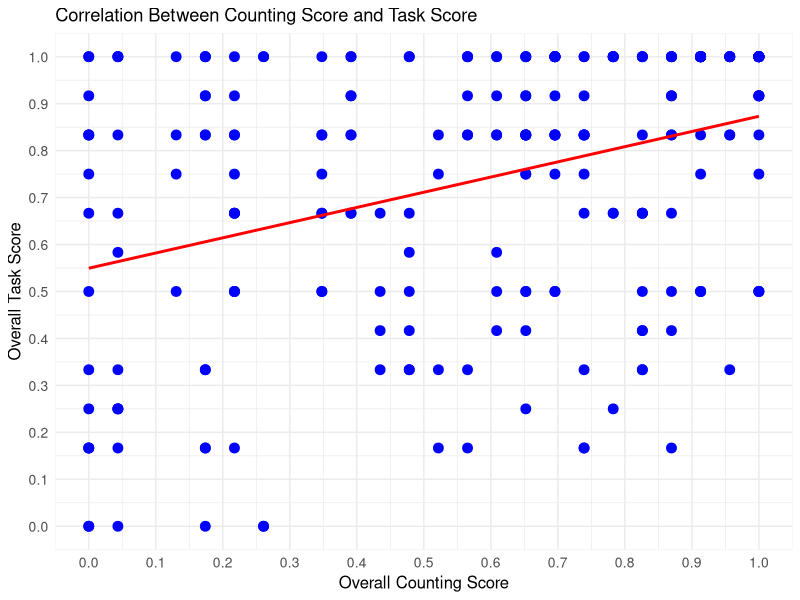
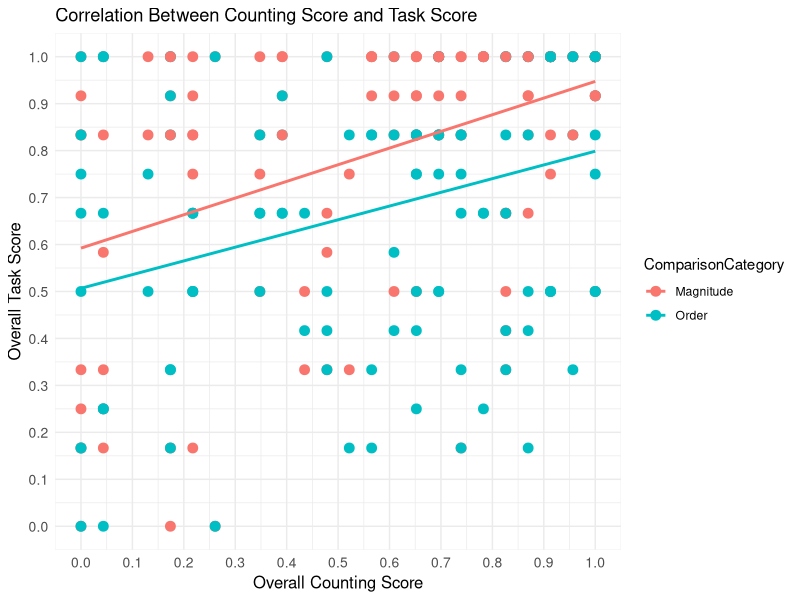
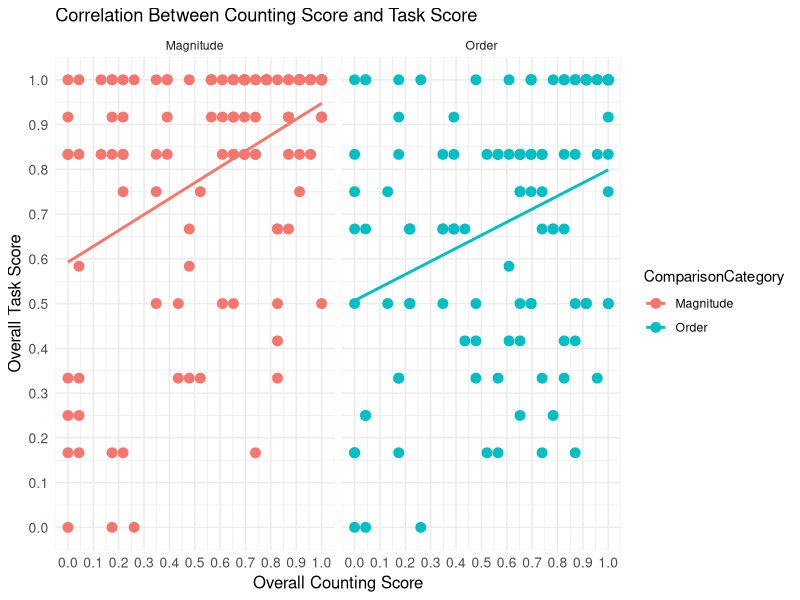
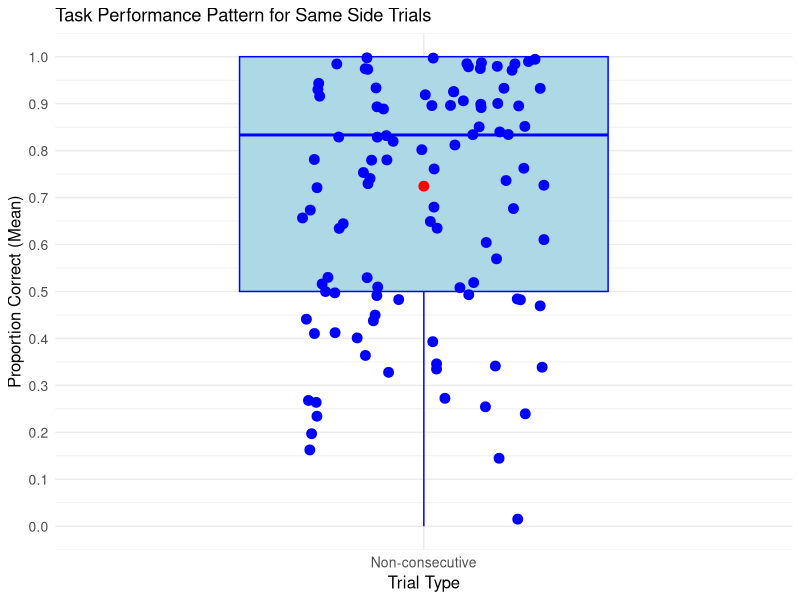

R code for these plots, in order:
## ---- chunk 1
#this is just to give you an example of the code chunk header above, which is only necessary if you're submitting an assignment with code that won't run.
#for example, you might want to do that if you've made some progress on a problem, but aren't able to fully complete it. Rather than submitting nothing, submit what you've done so far. 
## ---- chunk 2
library(tidyverse)
## ---- chunk 3
counting <- read.csv("BABSYN_counting_tidy.csv")
task_data <- read.csv("BABSYN_YNtask_tidy.csv")

## ---- chunk 4
counting_summary <- counting %>%
  filter(Include == 1) %>%  # Filter data for children with Include variable equal to 1
  group_by(SubID) %>%
  summarize(PropCorrCounting = mean(accuracy))
## ---- chunk 5

task_summary <- task_data %>%
  filter(Include == 1) %>%
  mutate(ComparisonCategory = case_when(
    grepl("Before|After", Comparison) ~ "Order",
    grepl("Smaller|Bigger", Comparison) ~ "Magnitude",
    TRUE ~ NA_character_
  )) %>%
  mutate(SideCategory = ifelse(Side == "same", "Same", "Opposite")) %>%
  mutate(TrialCategory = ifelse(grepl("consecutive", TrialType), "Consecutive", "Non-consecutive")) %>%
  group_by(SubID, ComparisonCategory, SideCategory, TrialCategory) %>%
  summarise(PropCorrYNTask = mean(Response.corr, na.rm = TRUE))




## ---- chunk 6
glimpse(task_summary)
## ---- chunk 7
combined_summary <- counting_summary %>%
  inner_join(task_summary, by = "SubID")
## ---- chunk 8
# PropCorrCounting repeats because it presents the proportion of correct responses in the counting task-- remains constant for that participant.
## ---- chunk 9
# Calculate the overall counting score
counting_summary <- counting %>%
  filter(Include == 1) %>%
  group_by(SubID) %>%
  summarize(PropCorrCounting = mean(accuracy))

# Calculate the overall task score
task_summary <- task_data %>%
  filter(Include == 1) %>%
  mutate(ComparisonCategory = case_when(
    grepl("Before|After", Comparison) ~ "Order",
    grepl("Smaller|Bigger", Comparison) ~ "Magnitude",
    TRUE ~ NA_character_
  )) %>%
  mutate(SideCategory = ifelse(Side == "same", "Same", "Opposite")) %>%
  mutate(TrialCategory = ifelse(grepl("consecutive", TrialType), "Consecutive", "Non-consecutive")) %>%
  group_by(SubID, ComparisonCategory, SideCategory, TrialCategory) %>%
  summarise(PropCorrYNTask = mean(Response.corr, na.rm = TRUE))

# Merge the datasets based on 'SubID'
merged_data <- counting_summary %>%
  inner_join(task_summary, by = "SubID")

# Create a scatter plot to explore the hypothesis
ggplot(merged_data, aes(x = PropCorrCounting, y = PropCorrYNTask)) +
  geom_point(color = "blue", size = 3) +  # Scatter plot points
  geom_smooth(method = "lm", color = "red", se = FALSE) +  # Linear regression line
  labs(
    title = "Correlation Between Counting Score and Task Score",
    x = "Overall Counting Score",
    y = "Overall Task Score"
  ) +
  scale_x_continuous(limits = c(0, 1), breaks = seq(0, 1, 0.1)) +
  scale_y_continuous(limits = c(0, 1), breaks = seq(0, 1, 0.1)) +
  theme_minimal() +
  theme(
    axis.title = element_text(size = 12),
    axis.text = element_text(size = 10),
    legend.position = "none"
  )


## ---- chunk 10
# Create a scatter plot to explore the hypothesis
ggplot(merged_data, aes(x = PropCorrCounting, y = PropCorrYNTask, color = ComparisonCategory)) +
  geom_point(size = 3) +
  geom_smooth(method = "lm", se = FALSE) +
  labs(
    title = "Correlation Between Counting Score and Task Score",
    x = "Overall Counting Score",
    y = "Overall Task Score"
  ) +
  scale_x_continuous(limits = c(0, 1), breaks = seq(0, 1, 0.1)) +
  scale_y_continuous(limits = c(0, 1), breaks = seq(0, 1, 0.1)) +
  theme_minimal() +
  theme(
    axis.title = element_text(size = 12),
    axis.text = element_text(size = 10)
  )

## ---- chunk 11
# Create separate faceted plots for Order and Magnitude tasks
ggplot(merged_data, aes(x = PropCorrCounting, y = PropCorrYNTask, color = ComparisonCategory)) +
  geom_point(size = 3) +
  geom_smooth(method = "lm", se = FALSE) +
  labs(
    title = "Correlation Between Counting Score and Task Score",
    x = "Overall Counting Score",
    y = "Overall Task Score"
  ) +
  scale_x_continuous(limits = c(0, 1), breaks = seq(0, 1, 0.1)) +
  scale_y_continuous(limits = c(0, 1), breaks = seq(0, 1, 0.1)) +
  theme_minimal() +
  theme(
    axis.title = element_text(size = 12),
    axis.text = element_text(size = 10)
  ) +
  facet_wrap(~ComparisonCategory)

## ---- chunk 12
sameside_data <- task_summary %>%
  filter(SideCategory == "Same")

# Create a data visualization to communicate the pattern
ggplot(sameside_data, aes(x = TrialCategory, y = PropCorrYNTask)) +
  geom_boxplot(fill = "lightblue", color = "blue", width = 0.6, outlier.shape = NA) +
  geom_jitter(position = position_jitter(width = 0.2), color = "blue", size = 3) +
  stat_summary(fun = mean, geom = "point", color = "red", size = 3) +
  labs(
    title = "Task Performance Pattern for Same Side Trials",
    x = "Trial Type",
    y = "Proportion Correct (Mean)"
  ) +
  scale_y_continuous(limits = c(0, 1), breaks = seq(0, 1, 0.1)) +
  theme_minimal() +
  theme(
    axis.title = element_text(size = 12),
    axis.text = element_text(size = 10)
  )
